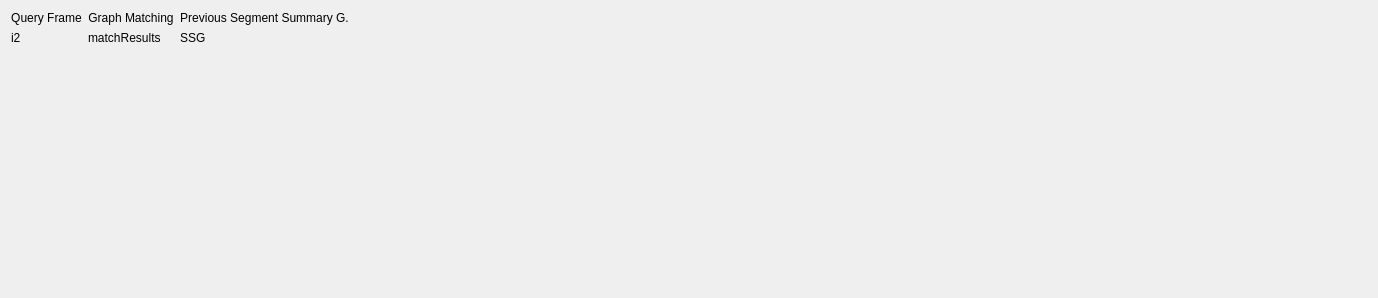
               <widget class="QWidget" name="scrollAreaWidgetContents_4">
                <property name="geometry">
                 <rect>
                  <x>0</x>
                  <y>0</y>
                  <width>1378</width>
                  <height>298</height>
                 </rect>
                </property>
                <layout class="QHBoxLayout" name="horizontalLayout_11">
                 <item>
                  <layout class="QVBoxLayout" name="verticalLayout_25">
                   <item>
                    <widget class="QLabel" name="label_17">
                     <property name="text">
                      <string>Query Frame</string>
                     </property>
                     <property name="alignment">
                      <set>Qt::AlignCenter</set>
                     </property>
                    </widget>
                   </item>
                   <item>
                    <widget class="QLabel" name="lbl_img_org">
                     <property name="text">
                      <string>i2</string>
                     </property>
                    </widget>
                   </item>
                   <item>
                    <spacer name="verticalSpacer_4">
                     <property name="orientation">
                      <enum>Qt::Vertical</enum>
                     </property>
                     <property name="sizeHint" stdset="0">
                      <size>
                       <width>20</width>
                       <height>40</height>
                      </size>
                     </property>
                    </spacer>
                   </item>
                  </layout>
                 </item>
                 <item>
                  <layout class="QVBoxLayout" name="verticalLayout_26">
                   <item>
                    <widget class="QLabel" name="label_18">
                     <property name="text">
                      <string>Graph Matching</string>
                     </property>
                     <property name="alignment">
                      <set>Qt::AlignCenter</set>
                     </property>
                    </widget>
                   </item>
                   <item>
                    <widget class="QLabel" name="lbl_match_results">
                     <property name="text">
                      <string>matchResults</string>
                     </property>
                    </widget>
                   </item>
                   <item>
                    <spacer name="verticalSpacer_5">
                     <property name="orientation">
                      <enum>Qt::Vertical</enum>
                     </property>
                     <property name="sizeHint" stdset="0">
                      <size>
                       <width>20</width>
                       <height>40</height>
                      </size>
                     </property>
                    </spacer>
                   </item>
                  </layout>
                 </item>
                 <item>
                  <layout class="QVBoxLayout" name="verticalLayout_27">
                   <item>
                    <widget class="QLabel" name="label_19">
                     <property name="text">
                      <string>Previous Segment Summary G.</string>
                     </property>
                     <property name="alignment">
                      <set>Qt::AlignCenter</set>
                     </property>
                    </widget>
                   </item>
                   <item>
                    <widget class="QLabel" name="lbl_ssg">
                     <property name="text">
                      <string>SSG</string>
                     </property>
                    </widget>
                   </item>
                   <item>
                    <spacer name="verticalSpacer_6">
                     <property name="orientation">
                      <enum>Qt::Vertical</enum>
                     </property>
                     <property name="sizeHint" stdset="0">
                      <size>
                       <width>20</width>
                       <height>40</height>
                      </size>
                     </property>
                    </spacer>
                   </item>
                  </layout>
                 </item>
                 <item>
                  <spacer name="horizontalSpacer">
                   <property name="orientation">
                    <enum>Qt::Horizontal</enum>
                   </property>
                   <property name="sizeHint" stdset="0">
                    <size>
                     <width>40</width>
                     <height>20</height>
                    </size>
                   </property>
                  </spacer>
                 </item>
                </layout>
               </widget>
